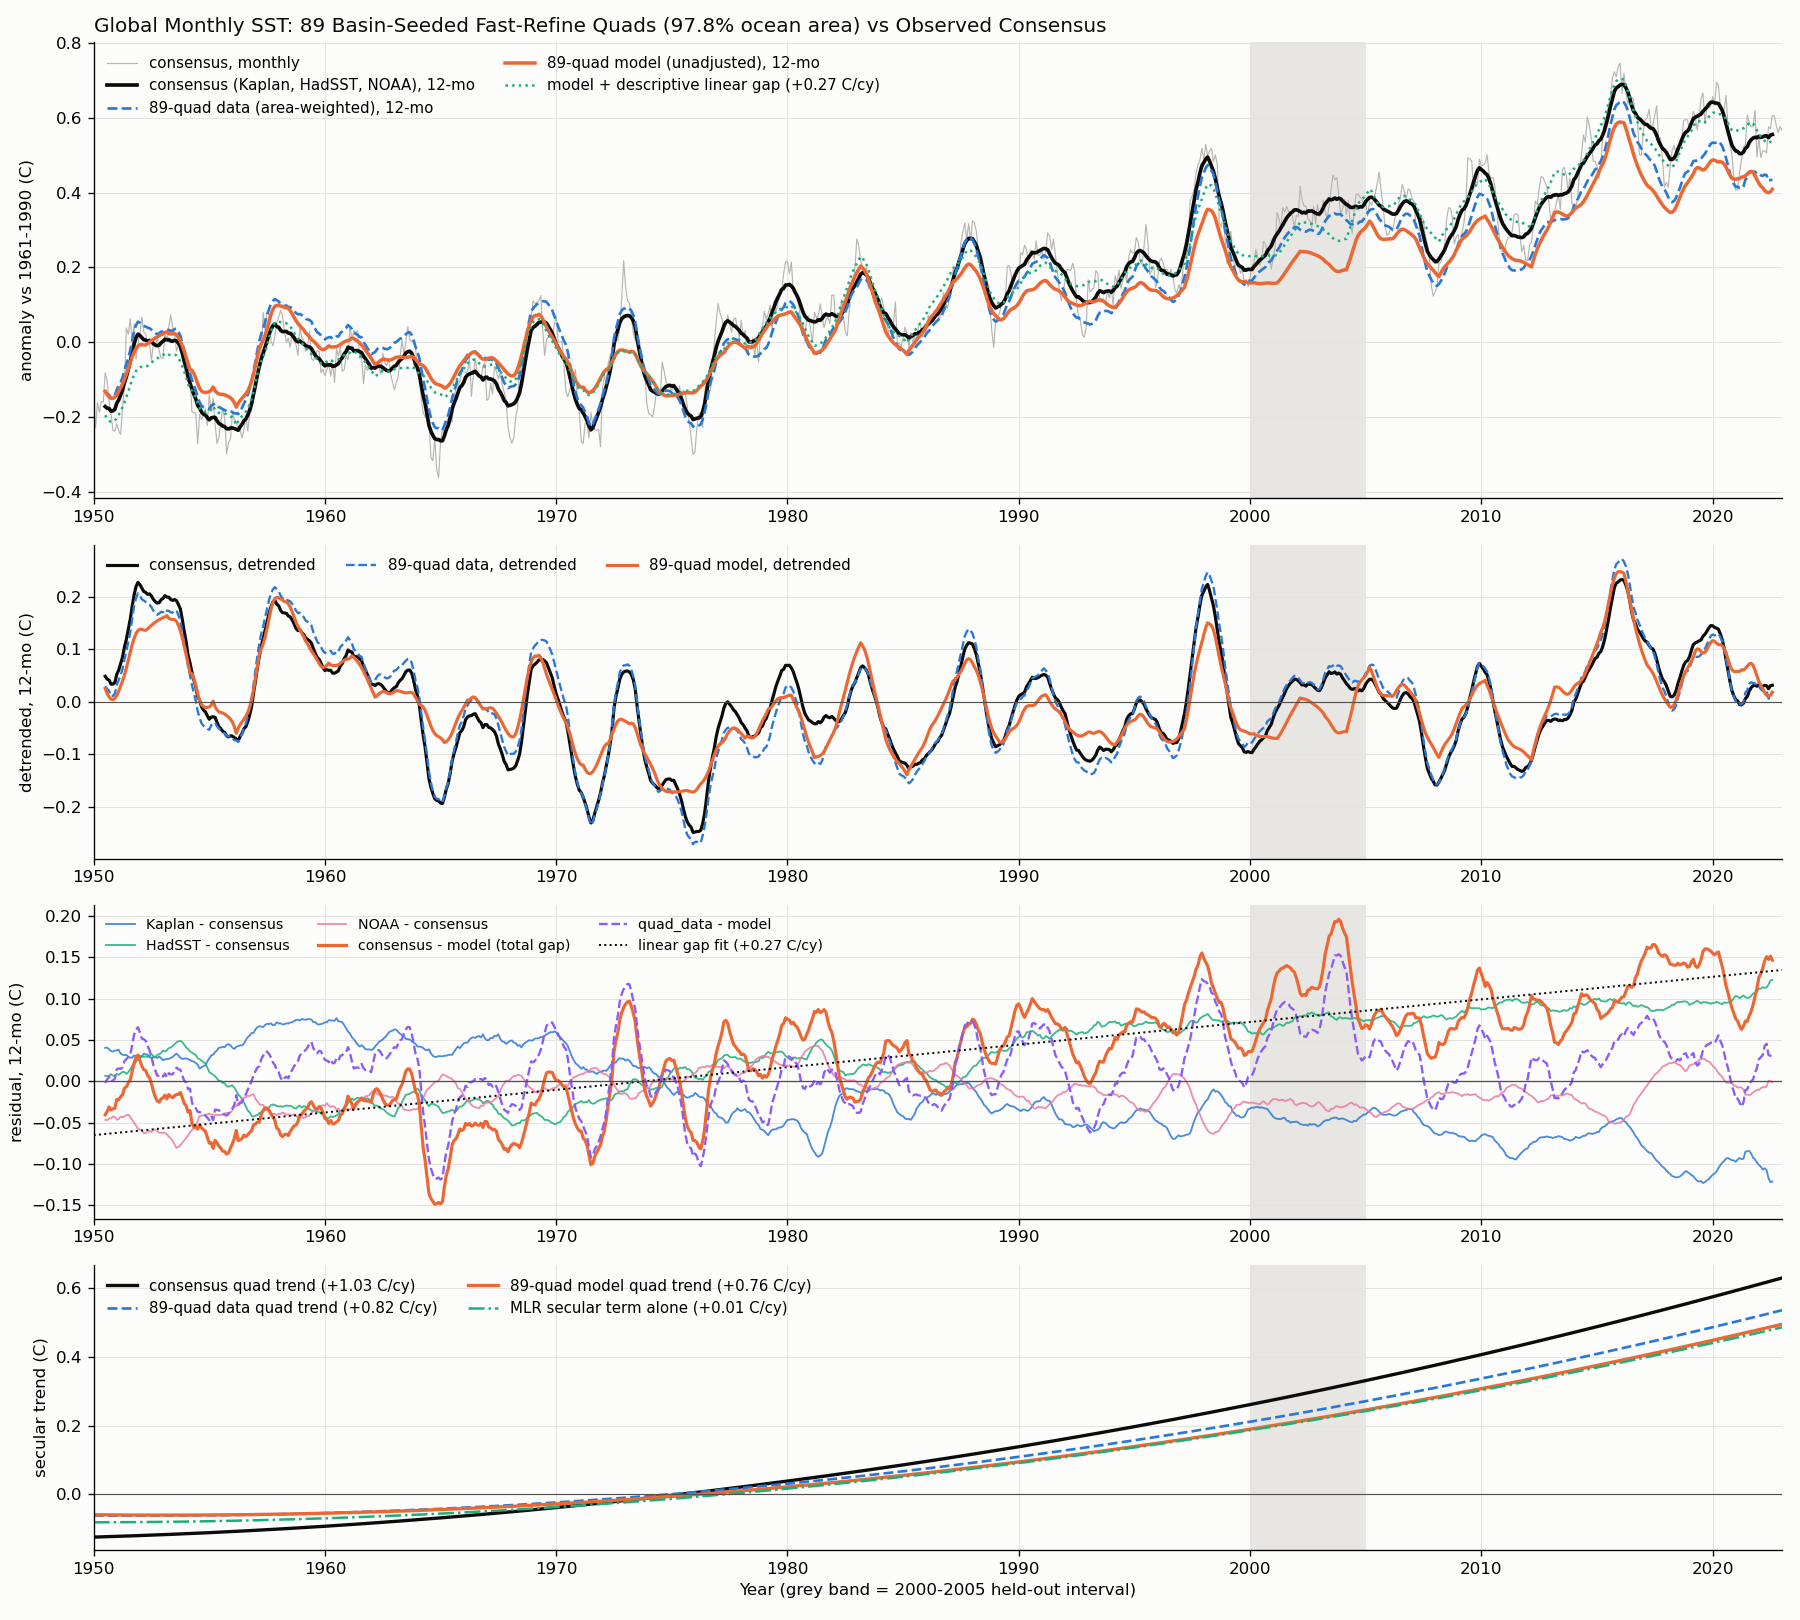

This figure's Python source:
#!/usr/bin/env python3
"""Monthly global SST from the 30 basin-seeded fast-refine Kaplan quads (Oct2026_quad5_besk).

Compares:
  - model      : ocean-area-weighted mean of the 30 fitted quads (rescored unfiltered F9=-1,
                 with each quad's own fitted trend + accel; no post-hoc rescaling)
  - quad data  : ocean-area-weighted mean of the same 30 quads' observed SST
  - Kaplan     : cos(lat)-weighted mean of all valid ocean cells on the Kaplan SST V2 grid
  - HadSST     : Met Office HadSST 4.2.0.0 monthly GLOBE
  - NOAA       : NOAA NCEI NOAAGlobalTemp / ERSST v5 global ocean
  - consensus  : mean of Kaplan, HadSST, and NOAA

Any missing trend between the model and observed global SST is decomposed and treated
descriptively into:
  (1) model vs 30-quad data trend gap,
  (2) 30-quad spatial sampling vs full-ocean Kaplan trend gap, and
  (3) Kaplan vs 3-dataset consensus trend gap.

Writes global_sst_model.txt and global_sst_model.png.
"""
import sys
from pathlib import Path

import matplotlib
import numpy as np

matplotlib.use("Agg")
import matplotlib.pyplot as plt  # noqa: E402

HERE = Path(__file__).resolve().parent
EXP = HERE.parents[1]
RAW = EXP / "Oct2026_quad5_refine/_global_sst/raw"
sys.path.insert(0, str(EXP / "Sep2026"))
import global_sst_from_quads as G  # noqa: E402


def rebase(d):
    """Remove each series' own 1961-1990 calendar-month means."""
    out = dict(d)
    for m in range(12):
        base = [
            v for k, v in d.items()
            if k % 12 == m and 1961 * 12 <= k < 1991 * 12 and np.isfinite(v)
        ]
        mu = float(np.mean(base))
        for k in d:
            if k % 12 == m:
                out[k] = d[k] - mu
    return out


def detr_lin(t, y):
    return y - np.polyval(np.polyfit(t, y, 1), t)


def detr_quad(t, y):
    tc = t - t.mean()
    return y - np.polyval(np.polyfit(tc, y, 2), tc)


def run12(y):
    out = np.full_like(y, np.nan)
    k = np.ones(12) / 12.0
    out[6:len(y) - 5] = np.convolve(y, k, mode="valid")
    return out


def score(a, b, m):
    ok = m & np.isfinite(a) & np.isfinite(b)
    return float(np.corrcoef(a[ok], b[ok])[0, 1]), float(np.sqrt(np.mean((a[ok] - b[ok]) ** 2)))


def slope_c_per_century(t, y, m=None):
    if m is not None:
        t, y = t[m], y[m]
    return float(np.polyfit(t, y, 1)[0] * 100.0)


def main():
    quads = G.load_quads(HERE / "nofilt")
    nc = G.load_kaplan(EXP / "Feb2026/k_sst/sst.mean.anom.nc")
    weights, covered = G.ocean_area_weights(sorted(quads), nc)
    all_keys_nc, sst_nc, lat_nc, _ = nc
    total_ocean_area = float((np.cos(np.deg2rad(lat_nc))[:, None] * (~np.ma.getmaskarray(sst_nc)).mean(axis=0)).sum())
    cov_frac = sum(weights.values()) / total_ocean_area

    keys = np.arange(
        min(G.month_key(q["dates"][0]) for q in quads.values()),
        max(G.month_key(q["dates"][-1]) for q in quads.values()) + 1,
    )
    model, frac = G.prorate(quads, weights, "model", keys)
    recon, _ = G.prorate(quads, weights, "data", keys)

    kap = dict(zip(all_keys_nc, G.global_mean(sst_nc, lat_nc)))
    had = {
        int(r[0]) * 12 + int(r[1]) - 1: float(r[2])
        for r in np.genfromtxt(RAW / "hadsst4_globe.csv", delimiter=",", skip_header=1)
    }
    noaa = {}
    for line in open(RAW / "noaa_ocean.csv"):
        x = line.strip().split(",")
        if len(x) == 2 and x[0].isdigit():
            noaa[int(x[0][:4]) * 12 + int(x[0][4:]) - 1] = float(x[1])

    S = {
        "model": rebase(dict(zip(keys, model))),
        "quad data": rebase(dict(zip(keys, recon))),
        "Kaplan": rebase(kap),
        "HadSST": rebase(had),
        "NOAA": rebase(noaa),
    }
    obs = ("Kaplan", "HadSST", "NOAA")
    common = [
        k for k in keys
        if all(k in S[o] and np.isfinite(S[o][k]) for o in obs)
        and np.isfinite(S["model"][k])
        and np.isfinite(S["quad data"][k])
    ]
    S["consensus"] = {k: float(np.mean([S[o][k] for o in obs])) for k in common}

    t = np.array(common) / 12.0
    held = (t >= 2000.0) & (t < 2005.0)
    tr = ~held
    V = {n: np.array([S[n][k] for k in common]) for n in S}
    ref = V["consensus"]
    qd = V["quad data"]
    mod = V["model"]

    # Descriptive missing-trend polynomials (fit to residual = ref - mod, and qd - mod)
    tc = t - t.mean()
    gap_cons = ref - mod
    gap_qd = qd - mod
    p1_cons = np.polyfit(tc, gap_cons, 1)
    p2_cons = np.polyfit(tc, gap_cons, 2)
    p1_qd = np.polyfit(tc, gap_qd, 1)
    mod_plus_lin = mod + np.polyval(p1_cons, tc)
    mod_plus_quad = mod + np.polyval(p2_cons, tc)
    V["model+lin_gap"] = mod_plus_lin
    V["model+quad_gap"] = mod_plus_quad

    # Area-weighted secular term from lt.exe.windings.json
    wsum = sum(weights[n] for n in quads)
    sec = sum(weights[n] * G.secular_curve(quads[n], t) for n in quads) / wsum
    sec = sec - np.mean(sec[(t >= 1961.0) & (t < 1991.0)])
    g_trend = sum(weights[n] * quads[n]["windings"]["trend"] for n in quads) / wsum
    g_accel = sum(weights[n] * quads[n]["windings"]["accel"] for n in quads) / wsum

    # Summary lines
    nq = len(quads)
    lines = [
        f"{nq} basin-seeded fast-refine quads, {t[0]:.0f}-{t[-1]:.2f} ({len(t)} months common to model, Kaplan, HadSST, NOAA)",
        f"ocean area covered by the {nq} quads: {100 * cov_frac:.1f}% of Kaplan global ocean; monthly weight present: {np.nanmean(frac):.3f}",
        "",
        "=== 1. MODEL & OBSERVATIONS VS 3-DATASET CONSENSUS (Kaplan, HadSST, NOAA) ===",
        f"{'series':16s} {'monthly CC / RMS':>18s} {'detr(lin) CC':>13s} {'detr(quad) CC':>14s} {'12-mo CC':>9s} {'detr 12-mo':>11s} {'held 2000-05':>13s}",
    ]
    for n in ("model", "model+lin_gap", "model+quad_gap", "quad data", "Kaplan", "HadSST", "NOAA"):
        a = V[n]
        c, r = score(a, ref, tr)
        cd1, _ = score(detr_lin(t, a), detr_lin(t, ref), tr)
        cd2, _ = score(detr_quad(t, a), detr_quad(t, ref), tr)
        cs, _ = score(run12(a), run12(ref), tr)
        cds, _ = score(run12(detr_lin(t, a)), run12(detr_lin(t, ref)), tr)
        ch, _ = score(a, ref, held)
        lines.append(
            f"{n:16s} {c:+.3f} / {r:.3f} C      {cd1:+.3f}         {cd2:+.3f}       {cs:+.3f}     {cds:+.3f}        {ch:+.3f}"
        )

    lines += [
        "",
        "=== 2. MODEL VS 30-QUAD DATA FIT DIRECTLY ===",
    ]
    c_mq, r_mq = score(mod, qd, tr)
    cd1_mq, _ = score(detr_lin(t, mod), detr_lin(t, qd), tr)
    cd2_mq, _ = score(detr_quad(t, mod), detr_quad(t, qd), tr)
    cs_mq, _ = score(run12(mod), run12(qd), tr)
    cds_mq, _ = score(run12(detr_lin(t, mod)), run12(detr_lin(t, qd)), tr)
    ch_mq, _ = score(mod, qd, held)
    lines.append(
        f"{'model vs qdata':16s} {c_mq:+.3f} / {r_mq:.3f} C      {cd1_mq:+.3f}         {cd2_mq:+.3f}       {cs_mq:+.3f}     {cds_mq:+.3f}        {ch_mq:+.3f}"
    )

    # Trend budget
    sl_mod = slope_c_per_century(t, mod)
    sl_qd = slope_c_per_century(t, qd)
    sl_kap = slope_c_per_century(t, V["Kaplan"])
    sl_had = slope_c_per_century(t, V["HadSST"])
    sl_noaa = slope_c_per_century(t, V["NOAA"])
    sl_cons = slope_c_per_century(t, ref)

    early = t < 1980.0
    late = t >= 1980.0
    c2_mod = float(np.polyfit(tc, mod, 2)[0])
    c2_qd = float(np.polyfit(tc, qd, 2)[0])
    c2_cons = float(np.polyfit(tc, ref, 2)[0])

    lines += [
        "",
        "=== 3. DESCRIPTIVE TREND & MISSING-TREND BUDGET (1950-2023) ===",
        f"  linear trend model     : {sl_mod:+.2f} C/century  (1950-80: {slope_c_per_century(t, mod, early):+.2f}, 1980-23: {slope_c_per_century(t, mod, late):+.2f}; quad c2={c2_mod:+.2e} C/yr^2)",
        f"  linear trend quad data : {sl_qd:+.2f} C/century  (1950-80: {slope_c_per_century(t, qd, early):+.2f}, 1980-23: {slope_c_per_century(t, qd, late):+.2f}; quad c2={c2_qd:+.2e} C/yr^2)",
        f"  linear trend Kaplan    : {sl_kap:+.2f} C/century  (1950-80: {slope_c_per_century(t, V['Kaplan'], early):+.2f}, 1980-23: {slope_c_per_century(t, V['Kaplan'], late):+.2f})",
        f"  linear trend HadSST    : {sl_had:+.2f} C/century",
        f"  linear trend NOAA      : {sl_noaa:+.2f} C/century",
        f"  linear trend consensus : {sl_cons:+.2f} C/century  (1950-80: {slope_c_per_century(t, ref, early):+.2f}, 1980-23: {slope_c_per_century(t, ref, late):+.2f}; quad c2={c2_cons:+.2e} C/yr^2)",
        "",
        f"  TOTAL missing linear trend (consensus - model): {sl_cons - sl_mod:+.2f} C/century ({(sl_cons - sl_mod) * (t[-1] - t[0]) / 100.0:+.3f} C over {t[-1] - t[0]:.0f} yr)",
        f"    (a) model vs 30-quad data gap (quad_data - model) : {sl_qd - sl_mod:+.2f} C/century",
        f"    (b) 30-quad spatial sampling  (Kaplan - quad_data): {sl_kap - sl_qd:+.2f} C/century",
        f"    (c) dataset trend offset      (consensus - Kaplan): {sl_cons - sl_kap:+.2f} C/century",
        f"  missing quadratic curvature (consensus - model)     : {c2_cons - c2_mod:+.2e} C/yr^2",
        f"  MLR secular term (windings.json): trend={g_trend * 100:+.2f} C/century, accel={g_accel:+.2e} C/yr^2, 1950-2023 rise={sec[-1] - sec[0]:+.3f} C",
        f"  observed spread (mean |dataset - consensus|)        : {np.mean([np.abs(V[o] - ref).mean() for o in obs]):.3f} C",
    ]

    print("\n".join(lines))
    with open(HERE / "global_sst_model.txt", "w") as fh:
        fh.write("# " + "\n# ".join(lines) + "\n")
        fh.write("# date model model+lin_gap consensus Kaplan HadSST NOAA quad_data\n")
        for i, k in enumerate(common):
            fh.write(
                f"{k / 12:.4f} "
                + " ".join(
                    f"{V[n][i]:+.4f}"
                    for n in ("model", "model+lin_gap", "consensus", "Kaplan", "HadSST", "NOAA", "quad data")
                )
                + "\n"
            )

    # 4-panel figure
    INK, MUTED, GRID, SURF = "#0b0b0b", "#52514e", "#e4e3df", "#fcfcfb"
    fig, ax = plt.subplots(4, 1, figsize=(15, 13.5), facecolor=SURF, gridspec_kw=dict(height_ratios=[3.2, 2.2, 2.2, 2.0]))
    for A in ax:
        A.set_facecolor(SURF)
        A.axvspan(2000, 2005, color=GRID, alpha=0.85, lw=0)
        A.grid(color=GRID, lw=0.6)
        for s in ("top", "right"):
            A.spines[s].set_visible(False)

    # Panel 1: Full global SST
    A = ax[0]
    A.plot(t, ref, color="#b8b5ae", lw=0.7, label="consensus, monthly")
    A.plot(t, run12(ref), color=INK, lw=2.2, label="consensus (Kaplan, HadSST, NOAA), 12-mo")
    A.plot(t, run12(qd), color="#2a78d6", lw=1.6, ls="--", label=f"{nq}-quad data (area-weighted), 12-mo")
    A.plot(t, run12(mod), color="#eb6834", lw=2.1, label=f"{nq}-quad model (unadjusted), 12-mo")
    A.plot(t, run12(mod_plus_lin), color="#1baf7a", lw=1.5, ls=":", label=f"model + descriptive linear gap ({sl_cons - sl_mod:+.2f} C/cy)")
    A.set_title(
        f"Global Monthly SST: {nq} Basin-Seeded Fast-Refine Quads ({100 * cov_frac:.1f}% ocean area) vs Observed Consensus",
        loc="left", fontsize=12, color=INK,
    )
    A.set_ylabel("anomaly vs 1961-1990 (C)")
    A.legend(frameon=False, ncol=2, fontsize=9, loc="upper left")

    # Panel 2: Linearly detrended 12-mo variability
    A = ax[1]
    A.plot(t, run12(detr_lin(t, ref)), color=INK, lw=1.9, label="consensus, detrended")
    A.plot(t, run12(detr_lin(t, qd)), color="#2a78d6", lw=1.4, ls="--", label=f"{nq}-quad data, detrended")
    A.plot(t, run12(detr_lin(t, mod)), color="#eb6834", lw=1.9, label=f"{nq}-quad model, detrended")
    A.axhline(0, color=MUTED, lw=0.7)
    A.set_ylabel("detrended, 12-mo (C)")
    A.legend(frameon=False, ncol=3, fontsize=9, loc="upper left")

    # Panel 3: Residual & missing trend
    A = ax[2]
    for o, c in zip(obs, ("#2a78d6", "#1baf7a", "#e87ba4")):
        A.plot(t, run12(V[o] - ref), color=c, lw=1.1, alpha=0.85, label=f"{o} - consensus")
    A.plot(t, run12(ref - mod), color="#eb6834", lw=1.9, label="consensus - model (total gap)")
    A.plot(t, run12(qd - mod), color="#8b5cf6", lw=1.4, ls="--", label="quad_data - model")
    A.plot(t, np.polyval(p1_cons, tc), color=INK, lw=1.2, ls=":", label=f"linear gap fit ({sl_cons - sl_mod:+.2f} C/cy)")
    A.axhline(0, color=MUTED, lw=0.8)
    A.set_ylabel("residual, 12-mo (C)")
    A.legend(frameon=False, ncol=3, fontsize=8.5, loc="upper left")

    # Panel 4: Secular trend comparison
    A = ax[3]
    q_cons = np.polyval(np.polyfit(tc, ref, 2), tc)
    q_qd = np.polyval(np.polyfit(tc, qd, 2), tc)
    q_mod = np.polyval(np.polyfit(tc, mod, 2), tc)
    A.plot(t, q_cons, color=INK, lw=2.0, label=f"consensus quad trend ({sl_cons:+.2f} C/cy)")
    A.plot(t, q_qd, color="#2a78d6", lw=1.6, ls="--", label=f"{nq}-quad data quad trend ({sl_qd:+.2f} C/cy)")
    A.plot(t, q_mod, color="#eb6834", lw=2.0, label=f"{nq}-quad model quad trend ({sl_mod:+.2f} C/cy)")
    A.plot(t, sec, color="#1baf7a", lw=1.5, ls="-.", label=f"MLR secular term alone ({g_trend * 100:+.2f} C/cy)")
    A.axhline(0, color=MUTED, lw=0.7)
    A.set_ylabel("secular trend (C)")
    A.set_xlabel("Year (grey band = 2000-2005 held-out interval)")
    A.legend(frameon=False, ncol=2, fontsize=9, loc="upper left")

    for A in ax:
        A.set_xlim(t[0], t[-1])
    fig.tight_layout()
    fig.savefig(HERE / "global_sst_model.png", dpi=120, facecolor=SURF)
    print(f"plot: {HERE / 'global_sst_model.png'}")


if __name__ == "__main__":
    main()
